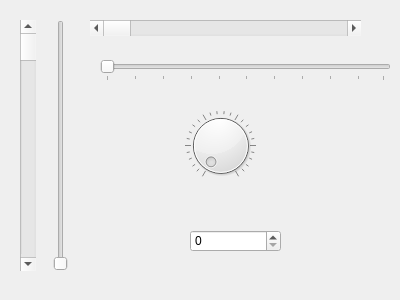
<?xml version="1.0" encoding="UTF-8"?>
<ui version="4.0">
 <class>MyWidget</class>
 <widget class="QWidget" name="MyWidget">
  <property name="geometry">
   <rect>
    <x>0</x>
    <y>0</y>
    <width>400</width>
    <height>300</height>
   </rect>
  </property>
  <property name="windowTitle">
   <string>MyWidget</string>
  </property>
  <widget class="QSlider" name="horizontalSlider">
   <property name="geometry">
    <rect>
     <x>100</x>
     <y>60</y>
     <width>291</width>
     <height>21</height>
    </rect>
   </property>
   <property name="orientation">
    <enum>Qt::Horizontal</enum>
   </property>
   <property name="invertedControls">
    <bool>false</bool>
   </property>
   <property name="tickPosition">
    <enum>QSlider::TicksBelow</enum>
   </property>
   <property name="tickInterval">
    <number>10</number>
   </property>
  </widget>
  <widget class="QSlider" name="verticalSlider">
   <property name="geometry">
    <rect>
     <x>50</x>
     <y>20</y>
     <width>21</width>
     <height>251</height>
    </rect>
   </property>
   <property name="tracking">
    <bool>true</bool>
   </property>
   <property name="orientation">
    <enum>Qt::Vertical</enum>
   </property>
   <property name="tickPosition">
    <enum>QSlider::NoTicks</enum>
   </property>
   <property name="tickInterval">
    <number>0</number>
   </property>
  </widget>
  <widget class="QDial" name="dial">
   <property name="geometry">
    <rect>
     <x>160</x>
     <y>110</y>
     <width>121</width>
     <height>71</height>
    </rect>
   </property>
   <property name="orientation">
    <enum>Qt::Horizontal</enum>
   </property>
   <property name="invertedAppearance">
    <bool>false</bool>
   </property>
   <property name="invertedControls">
    <bool>false</bool>
   </property>
   <property name="wrapping">
    <bool>false</bool>
   </property>
   <property name="notchesVisible">
    <bool>true</bool>
   </property>
  </widget>
  <widget class="QScrollBar" name="verticalScrollBar">
   <property name="geometry">
    <rect>
     <x>20</x>
     <y>20</y>
     <width>16</width>
     <height>251</height>
    </rect>
   </property>
   <property name="orientation">
    <enum>Qt::Vertical</enum>
   </property>
  </widget>
  <widget class="QScrollBar" name="horizontalScrollBar">
   <property name="geometry">
    <rect>
     <x>90</x>
     <y>20</y>
     <width>271</width>
     <height>16</height>
    </rect>
   </property>
   <property name="orientation">
    <enum>Qt::Horizontal</enum>
   </property>
   <property name="invertedControls">
    <bool>false</bool>
   </property>
  </widget>
  <widget class="QSpinBox" name="spinBox">
   <property name="geometry">
    <rect>
     <x>190</x>
     <y>230</y>
     <width>91</width>
     <height>22</height>
    </rect>
   </property>
  </widget>
 </widget>
 <layoutdefault spacing="6" margin="11"/>
 <resources/>
 <connections>
  <connection>
   <sender>dial</sender>
   <signal>sliderMoved(int)</signal>
   <receiver>verticalScrollBar</receiver>
   <slot>setValue(int)</slot>
   <hints>
    <hint type="sourcelabel">
     <x>205</x>
     <y>143</y>
    </hint>
    <hint type="destinationlabel">
     <x>31</x>
     <y>120</y>
    </hint>
   </hints>
  </connection>
  <connection>
   <sender>dial</sender>
   <signal>sliderMoved(int)</signal>
   <receiver>verticalSlider</receiver>
   <slot>setValue(int)</slot>
   <hints>
    <hint type="sourcelabel">
     <x>167</x>
     <y>165</y>
    </hint>
    <hint type="destinationlabel">
     <x>60</x>
     <y>165</y>
    </hint>
   </hints>
  </connection>
  <connection>
   <sender>dial</sender>
   <signal>sliderMoved(int)</signal>
   <receiver>horizontalScrollBar</receiver>
   <slot>setValue(int)</slot>
   <hints>
    <hint type="sourcelabel">
     <x>181</x>
     <y>113</y>
    </hint>
    <hint type="destinationlabel">
     <x>182</x>
     <y>28</y>
    </hint>
   </hints>
  </connection>
  <connection>
   <sender>dial</sender>
   <signal>sliderMoved(int)</signal>
   <receiver>horizontalSlider</receiver>
   <slot>setValue(int)</slot>
   <hints>
    <hint type="sourcelabel">
     <x>265</x>
     <y>117</y>
    </hint>
    <hint type="destinationlabel">
     <x>263</x>
     <y>68</y>
    </hint>
   </hints>
  </connection>
  <connection>
   <sender>dial</sender>
   <signal>sliderMoved(int)</signal>
   <receiver>spinBox</receiver>
   <slot>setValue(int)</slot>
   <hints>
    <hint type="sourcelabel">
     <x>224</x>
     <y>175</y>
    </hint>
    <hint type="destinationlabel">
     <x>216</x>
     <y>235</y>
    </hint>
   </hints>
  </connection>
 </connections>
</ui>
